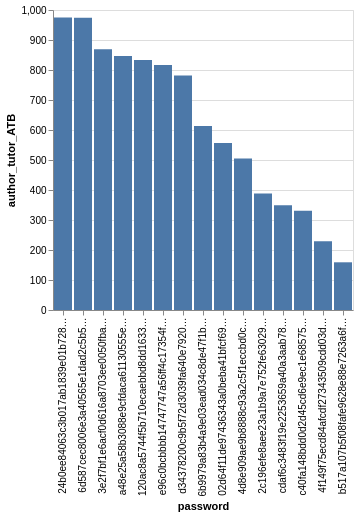

Here is the Vega-Lite specification saved for this chart:
### Vega-Lite specification from a JSON file in a GitHub repository (floating-point values rounded to 4 significant figures)
{"data": {"values": [{"x_data": "e96c0bcbbbb14747747a56ff4c17354f343a5b4f", "y_data": 817}, {"x_data": "c40fa148bdd0d2d45cd6e9ec1e685750fe07f81b", "y_data": 331}, {"x_data": "4f149f75ecd84afcdf27343509cdd03d81edb119", "y_data": 229}, {"x_data": "cdaf6c3483f19e2253659a40a3aab786a3390f78", "y_data": 349}, {"x_data": "b517a107b5f08fafe9628e88e7263a6f3a4a55c0", "y_data": 159}, {"x_data": "120ac8a5744f5b710ecaebbd8dd1633e3e33886e", "y_data": 833}, {"x_data": "4d8e909ae9b8888c93a2c5f1eccbd0c4ac6a01c3", "y_data": 505}, {"x_data": "d34378200c9b5f72d3039fa640e7920aaec0fdf2", "y_data": 782}, {"x_data": "02d64f11de97436343a0beba41bfcf69af61be1e", "y_data": 557}, {"x_data": "3e2f7bf1e6acf0d616a8703ee0050fba13bc007f", "y_data": 869}, {"x_data": "6b9979a83b4a9e03ead034c8de47f1b013a3d3af", "y_data": 613}, {"x_data": "24b0ee84063c3b017ab1839e01b7280f47f7c7c2", "y_data": 975}, {"x_data": "6d587cec8006e3a40565e1dad2c5b5b12b475b8f", "y_data": 974}, {"x_data": "a48e25a58b3088e9cfdaca61130555ed2c772452", "y_data": 847}, {"x_data": "2c196efe8aee23a1b9a7e752fe63029c5879af6f", "y_data": 388}]}, "mark": "bar", "encoding": {"x": {"field": "x_data", "type": "nominal", "title": "password", "sort": {"op": "sum", "field": "y_data", "order": "descending"}}, "y": {"field": "y_data", "type": "quantitative", "title": "author_tutor_ATB"}}}
